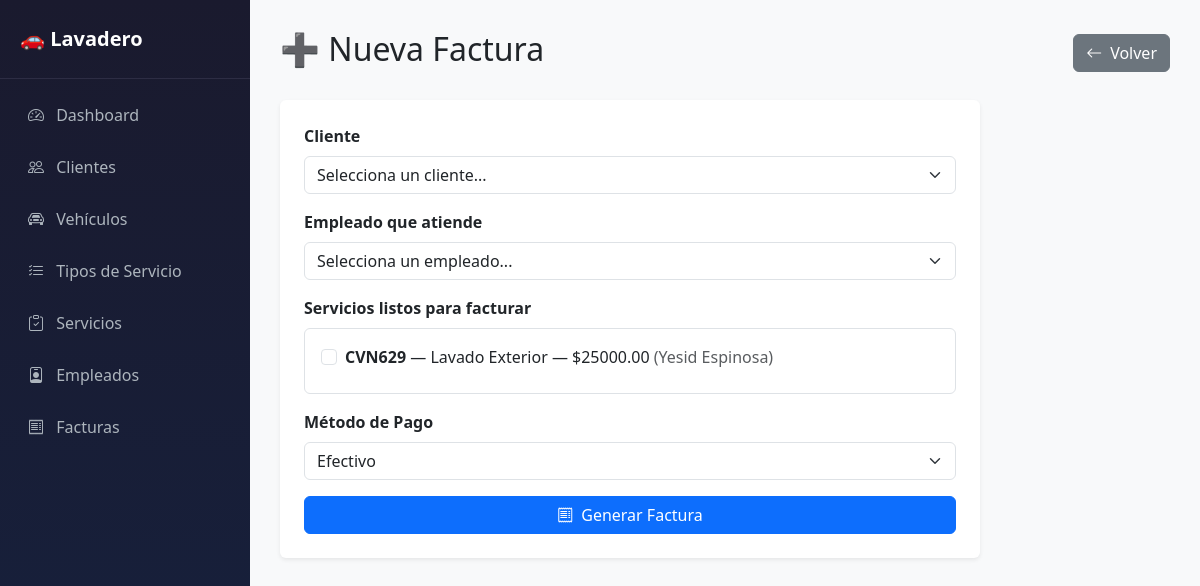
The app's page /facturas/nueva/, older data.
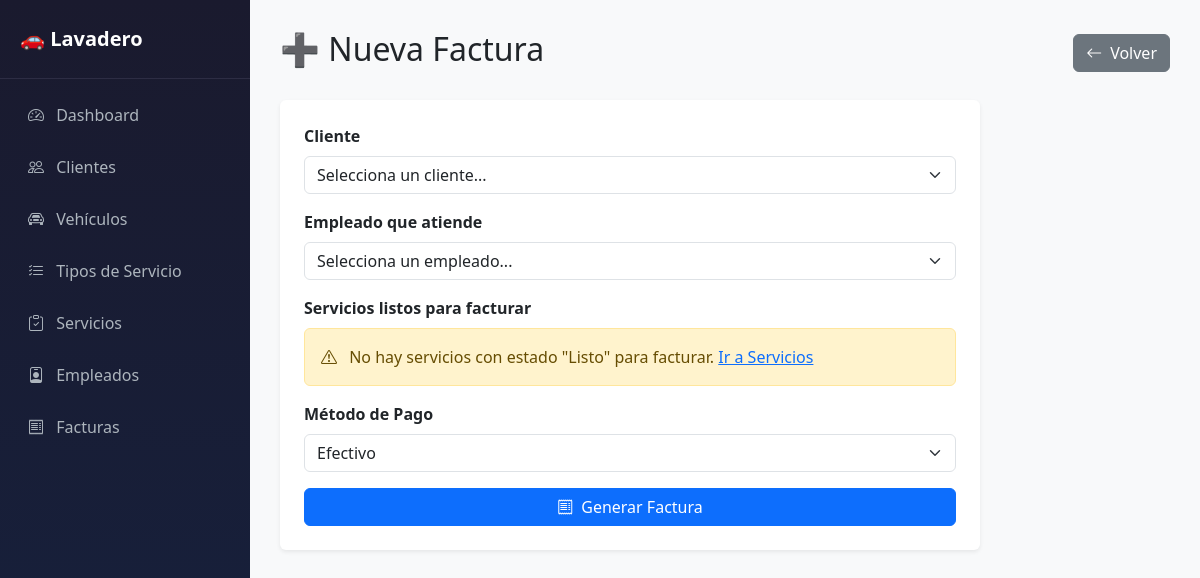
The same page, newer data.
### gestion/models.py (models this page shows, shortened)
class Servicio(models.Model):
    ESTADOS = [
        ('pendiente',   'Pendiente'),
        ('en_proceso',  'En Proceso'),
        ('listo',       'Listo'),
        ('entregado',   'Entregado'),
    ]
    vehiculo      = models.ForeignKey(Vehiculo,     on_delete=models.CASCADE)
    empleado      = models.ForeignKey(Empleado,     on_delete=models.CASCADE)
    tipo_servicio = models.ForeignKey(TipoServicio, on_delete=models.CASCADE)
    fecha         = models.DateTimeField(auto_now_add=True)
    precio        = models.DecimalField(max_digits=10, decimal_places=2)
    estado        = models.CharField(max_length=20, choices=ESTADOS, default='pendiente')
    comision      = models.DecimalField(max_digits=10, decimal_places=2, default=0)
    observaciones = models.TextField(blank=True, null=True)

class Vehiculo(models.Model):
    TIPOS = [
        ('sedan',  'Sedán'),
        ('suv',    'SUV'),
        ('moto',   'Moto'),
        ('camion', 'Camión'),
        ('otro',   'Otro'),
    ]
    cliente = models.ForeignKey(Cliente, on_delete=models.CASCADE)
    placa   = models.CharField(max_length=10, unique=True)
    marca   = models.CharField(max_length=50)
    color   = models.CharField(max_length=30)
    tipo    = models.CharField(max_length=20, choices=TIPOS, default='sedan')

class TipoServicio(models.Model):
    nombre      = models.CharField(max_length=100)
    descripcion = models.TextField(blank=True)
    precio      = models.DecimalField(max_digits=10, decimal_places=2)
    activo      = models.BooleanField(default=True)

class Cliente(models.Model):
    nombre          = models.CharField(max_length=100)
    telefono        = models.CharField(max_length=20)
    email           = models.EmailField(blank=True, null=True)
    fecha_registro  = models.DateTimeField(auto_now_add=True)

### gestion/views.py (the view, shortened to what this page needs)
# urls.py: path('facturas/nueva/',             views.nueva_factura,   name='nueva_factura'),
def nueva_factura(request):
    clientes  = Cliente.objects.all()
    empleados = Empleado.objects.all()
    servicios = Servicio.objects.filter(estado='listo')
    return render(request, 'gestion/nueva_factura.html', {
        'clientes':  clientes,
        'empleados': empleados,
        'servicios': servicios,
    })

### gestion/templates/gestion/nueva_factura.html (shortened to what this page needs)
{% extends 'gestion/base.html' %}
{% block contenido %}
<div class="d-flex justify-content-between align-items-center mb-4">
    <h2>➕ Nueva Factura</h2>
    <a href="{% url 'lista_facturas' %}" class="btn btn-secondary">
        <i class="bi bi-arrow-left me-2"></i>Volver
    </a>
</div>
<div class="card border-0 shadow-sm" style="max-width: 700px;">
    <div class="card-body p-4">
        <form method="POST">
            <div class="mb-3">
                <label class="form-label fw-bold">Cliente</label>
                <select name="cliente" class="form-select" required>
                    <option value="">Selecciona un cliente...</option>
                </select>
            </div>
            <div class="mb-3">
                <label class="form-label fw-bold">Empleado que atiende</label>
                <select name="empleado" class="form-select" required>
                    <option value="">Selecciona un empleado...</option>
                </select>
            </div>
            <div class="mb-3">
                <label class="form-label fw-bold">Servicios listos para facturar</label>
                {% if servicios %}
                <div class="border rounded p-3">
                    {% for servicio in servicios %}
                    <div class="form-check mb-2">
                        <input type="checkbox" name="servicios"
                               value="{{ servicio.id }}"
                               class="form-check-input"
                               id="servicio_{{ servicio.id }}">
                        <label class="form-check-label" for="servicio_{{ servicio.id }}">
                            <strong>{{ servicio.vehiculo.placa }}</strong> —
                            {{ servicio.tipo_servicio.nombre }} —
                            ${{ servicio.precio }}
                            <span class="text-muted">({{ servicio.vehiculo.cliente.nombre }})</span>
                        </label>
                    </div>
                    {% endfor %}
                </div>
                {% else %}
                <div class="alert alert-warning">
                    <i class="bi bi-exclamation-triangle me-2"></i>
                    No hay servicios con estado "Listo" para facturar.
                    <a href="{% url 'lista_servicios' %}">Ir a Servicios</a>
                </div>
                {% endif %}
            </div>
            <div class="mb-3">
                <label class="form-label fw-bold">Método de Pago</label>
                <select name="metodo_pago" class="form-select" required>
                    <option value="efectivo">Efectivo</option>
                </select>
            </div>
            <button type="submit" class="btn btn-primary w-100">
                <i class="bi bi-receipt me-2"></i>Generar Factura
            </button>
        </form>
    </div>
</div>
{% endblock %}

Row changes from the older to the newer data that the page shows:
no longer on this page (row edited): Servicio: vehiculo.placa "CVN629", tipo_servicio.nombre "Lavado Exterior", precio "25000.00", vehiculo.cliente.nombre "Yesid Espinosa"
Text that changed along with them:
text now shown: "No hay servicios con estado \"Listo\" para facturar. Ir a Servicios"
